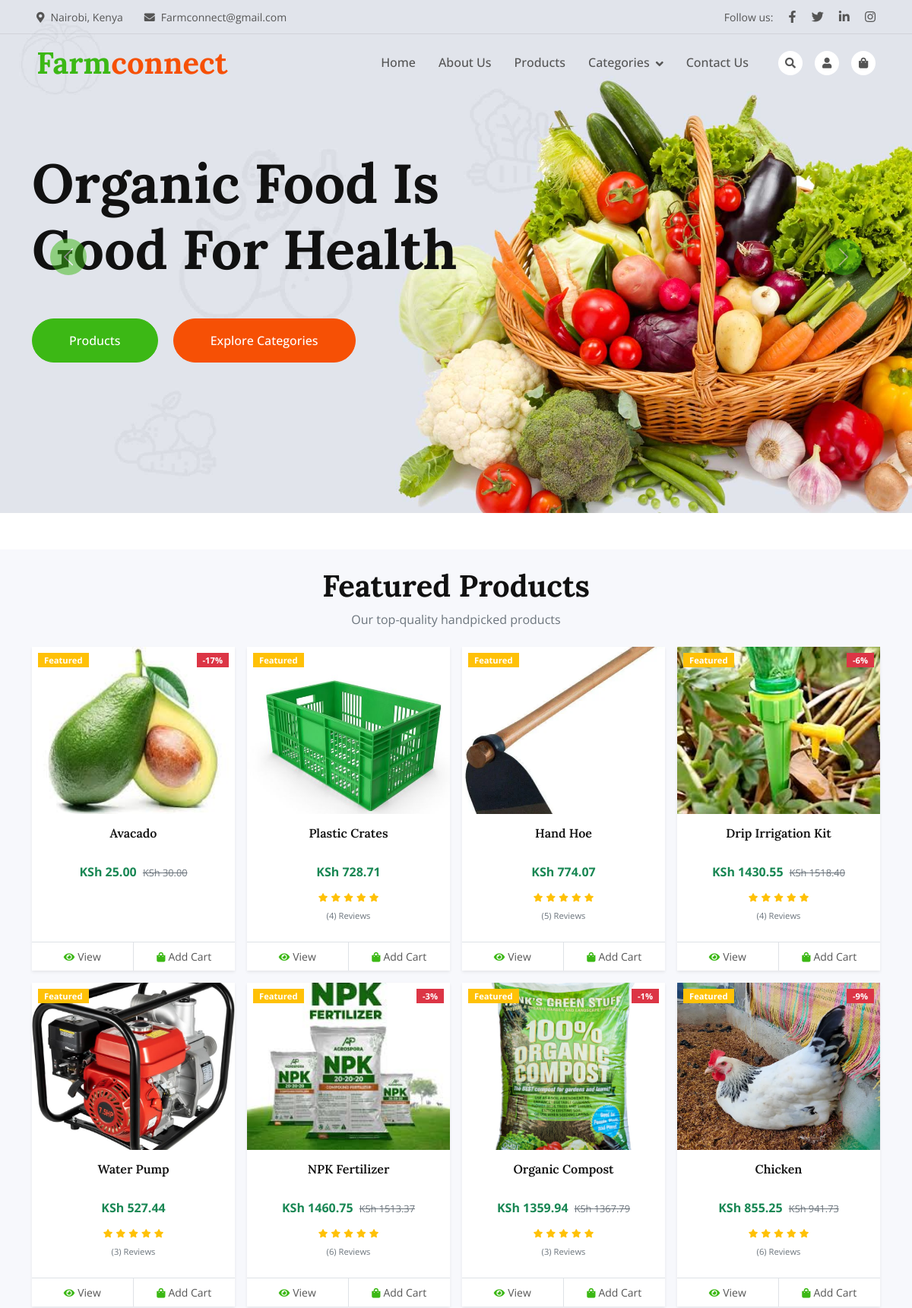
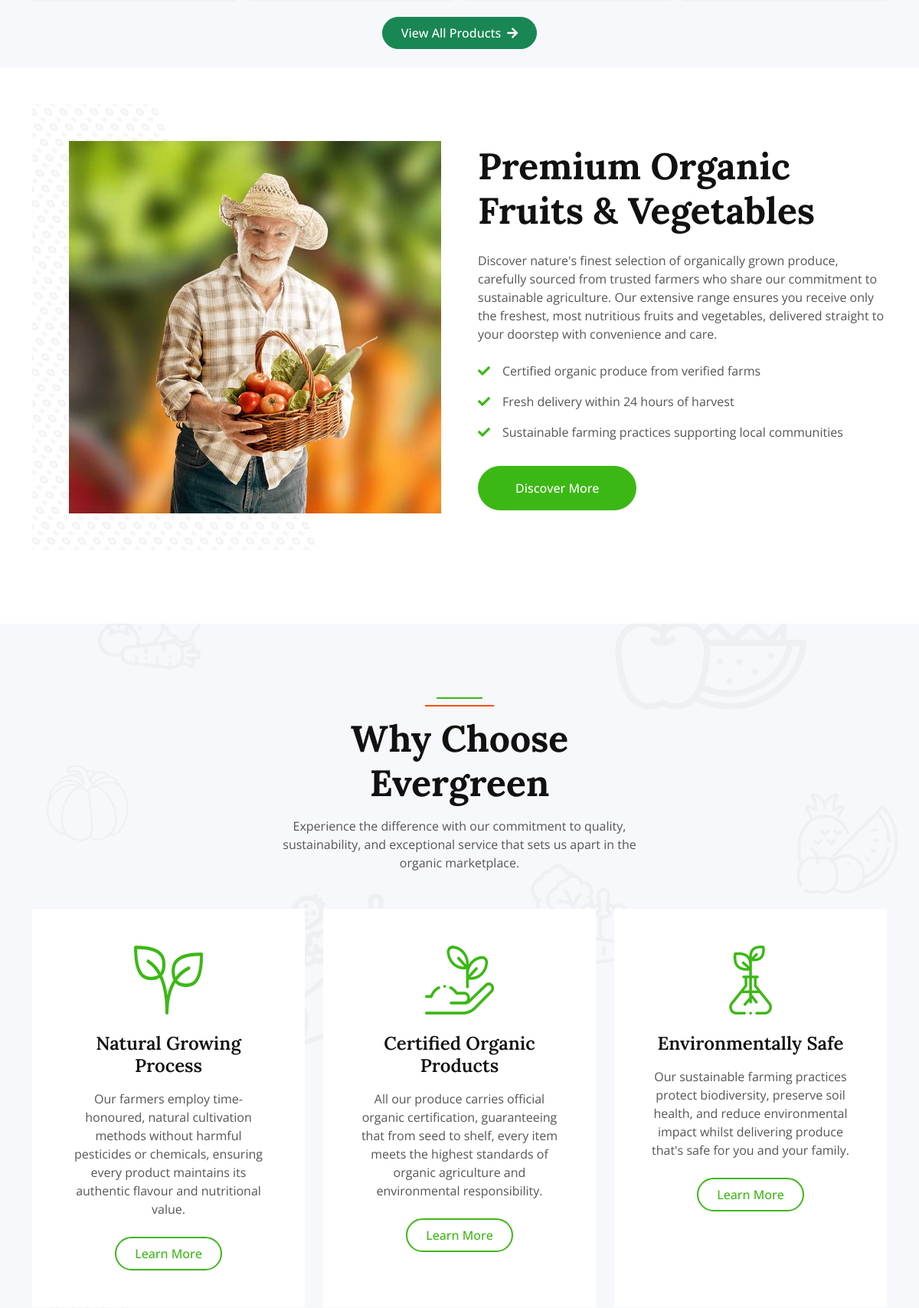
The page / (upper part) on the database its author committed (2 pictures, top to bottom).
### farmers_website/models.py (models this page shows, shortened)
class Product(models.Model):
    STOCK_STATUS_CHOICES = [
        ('in_stock', 'In Stock'),
        ('low_stock', 'Low Stock'),
        ('out_of_stock', 'Out of Stock'),
        ('pre_order', 'Pre-Order'),
    ]
    UNIT_CHOICES = [
        ('kg', 'Kilogram'),
        ('g', 'Gram'),
        ('ltr', 'Liter'),
        ('ml', 'Milliliter'),
        ('pc', 'Piece'),
        ('pack', 'Pack'),
        ('bag', 'Bag'),
        ('bottle', 'Bottle'),
        ('box', 'Box'),
        ('dozen', 'Dozen'),
        ('meter', 'Meter'),
        ('acre', 'Acre'),
    ]
    name = models.CharField(max_length=200)
    slug = models.SlugField(max_length=200, unique=True, blank=True)
    sku = models.CharField(max_length=100, unique=True, help_text='Stock Keeping Unit')
    description = models.TextField()
    short_description = models.CharField(max_length=300, blank=True)
    category = models.ForeignKey(Category, on_delete=models.CASCADE, related_name='products')
    subcategory = models.ForeignKey(SubCategory, on_delete=models.CASCADE, related_name='products', blank=True, null=True)
    brand = models.ForeignKey(Brand, on_delete=models.SET_NULL, null=True, blank=True, related_name='products')
    tags = models.ManyToManyField(Tag, blank=True, related_name='products')
    price = models.DecimalField(max_digits=10, decimal_places=2)
    discount_price = models.DecimalField(max_digits=10, decimal_places=2, blank=True, null=True)
    cost_price = models.DecimalField(max_digits=10, decimal_places=2, blank=True, null=True)
    stock_quantity = models.PositiveIntegerField(default=0)
    stock_status = models.CharField(max_length=20, choices=STOCK_STATUS_CHOICES, default='in_stock')
    low_stock_threshold = models.PositiveIntegerField(default=10)
    unit = models.CharField(max_length=20, choices=UNIT_CHOICES, default='pc')
    weight = models.DecimalField(max_digits=8, decimal_places=2, blank=True, null=True, help_text='Weight in kg')
    is_active = models.BooleanField(default=True)
    is_featured = models.BooleanField(default=False)
    is_organic = models.BooleanField(default=False)
    requires_prescription = models.BooleanField(default=False, help_text='For pesticides/veterinary products')
    meta_title = models.CharField(max_length=200, blank=True)
    meta_description = models.CharField(max_length=300, blank=True)
    meta_keywords = models.CharField(max_length=500, blank=True)
    created_at = models.DateTimeField(auto_now_add=True)
    updated_at = models.DateTimeField(auto_now=True)
    harvest_date = models.DateField(blank=True, null=True)
    expiry_date = models.DateField(blank=True, null=True)
    origin = models.CharField(max_length=100, blank=True, help_text='Farm/Region of origin')
    class Meta:
        ordering = ['-created_at']
        indexes = [
            models.Index(fields=['slug']),
            models.Index(fields=['sku']),
            models.Index(fields=['category', 'is_active']),
            models.Index(fields=['is_featured', 'is_active']),
        ]
    def get_absolute_url(self):
        return reverse('product_detail', kwargs={'slug': self.slug})
    @property
    def selling_price(self):
        return self.discount_price if self.discount_price else self.price
    @property
    def discount_percentage(self):
        if self.discount_price and self.discount_price < self.price:
            return round(((self.price - self.discount_price) / self.price) * 100)
        return 0
    @property
    def main_image(self):
        main_img = self.images.filter(is_main=True).first()
        return main_img.image if main_img else None

class ProductImage(models.Model):
    product = models.ForeignKey(Product, on_delete=models.CASCADE, related_name='images')
    image = models.ImageField(upload_to='products/')
    alt_text = models.CharField(max_length=200, blank=True)
    is_main = models.BooleanField(default=False)
    sort_order = models.PositiveIntegerField(default=0)
    created_at = models.DateTimeField(auto_now_add=True)
    class Meta:
        ordering = ['sort_order', 'created_at']

### farmers_website/views.py (the view)
# urls.py: path('', views.index, name='home'),
def index(request):
    featured_products = Product.objects.filter(
        is_featured=True,
        is_active=True,
        stock_status__in=['in_stock', 'low_stock']
    ).select_related('category', 'subcategory', 'brand').prefetch_related('images', 'tags')[:8]
    new_products = Product.objects.filter(
        is_active=True,
        stock_status__in=['in_stock', 'low_stock']
    ).select_related('category', 'subcategory', 'brand').prefetch_related('images', 'tags').order_by('-created_at')[:8]
    organic_products = Product.objects.filter(
        is_organic=True,
        is_active=True,
        stock_status__in=['in_stock', 'low_stock']
    ).select_related('category', 'subcategory', 'brand').prefetch_related('images', 'tags')[:8]
    categories = Category.objects.filter(is_active=True).annotate(
        product_count=Count('products', filter=Q(products__is_active=True))
    ).order_by('name')
    vegetables = Product.objects.filter(
        subcategory__name__icontains='vegetable',
        is_active=True,
        stock_status__in=['in_stock', 'low_stock']
    ).select_related('category', 'subcategory', 'brand').prefetch_related('images', 'tags')[:8]
    fruits = Product.objects.filter(
        subcategory__name__icontains='fruit',
        is_active=True,
        stock_status__in=['in_stock', 'low_stock']
    ).select_related('category', 'subcategory', 'brand').prefetch_related('images', 'tags')[:8]
    top_rated = Product.objects.filter(
        is_active=True,
        stock_status__in=['in_stock', 'low_stock']
    ).annotate(
        avg_rating=Avg('reviews__rating'),
        review_count=Count('reviews')
    ).filter(review_count__gte=1).order_by('-avg_rating')[:8]
    context = {
        'featured_products': featured_products,
        'new_products': new_products,
        'organic_products': organic_products,
        'vegetables': vegetables,
        'fruits': fruits,
        'top_rated': top_rated,
        'categories': categories,
    }
    return render(request, 'home.html', context)

### templates/home.html (shortened to what this page needs)
{% extends 'base.html' %}
{% load static %}
{% load product_extras %}
{% block content %}
    <div class="container-fluid p-0 mb-5 wow fadeIn" data-wow-delay="0.1s">
        <div id="header-carousel" class="carousel slide" data-bs-ride="carousel">
            <div class="carousel-inner">
                <div class="carousel-item active">
                    <img class="w-100" src="{% static 'img/carousel-1.jpg'%}" alt="Image">
                    <div class="carousel-caption">
                        <div class="container">
                            <div class="row justify-content-start">
                                <div class="col-lg-7">
                                    <h1 class="display-2 mb-5 animated slideInDown">Organic Food Is Good For Health</h1>
                                    <a href="{% url 'product_list' %}" class="btn btn-primary rounded-pill py-sm-3 px-sm-5">Products</a>
                                    <a href="#categories" class="btn btn-secondary rounded-pill py-sm-3 px-sm-5 ms-3">Explore Categories</a>
                                </div>
                            </div>
                        </div>
                    </div>
                </div>
            </div>
            <button class="carousel-control-prev" type="button" data-bs-target="#header-carousel"
                data-bs-slide="prev">
                <span class="carousel-control-prev-icon" aria-hidden="true"></span>
            </button>
            <button class="carousel-control-next" type="button" data-bs-target="#header-carousel"
                data-bs-slide="next">
                <span class="carousel-control-next-icon" aria-hidden="true"></span>
            </button>
        </div>
    </div>
<section class="container-xxl py-4 bg-light">
    <div class="container">
        <div class="text-center mb-4">
            <h2 class="display-6 mb-2">Featured Products</h2>
            <p class="text-muted">Our top-quality handpicked products</p>
        </div>
        <div class="row g-3">
            {% for product in featured_products %}
            <div class="col-xl-3 col-lg-4 col-md-6">
                <div class="product-item card h-100 border-0 shadow-sm">
                    <div class="position-relative product-image-container" style="height: 220px; overflow: hidden;">
                        {% if product.main_image %}
                        <img src="{{ product.main_image.url }}" class="card-img-top w-100 h-100" alt="{{ product.name }}" style="object-fit: cover;">
                        {% else %}
                        <div class="bg-light d-flex align-items-center justify-content-center h-100">
                            <i class="fas fa-image text-muted fs-2"></i>
                        </div>
                        {% endif %}
                        {% if product.is_featured %}
                        <span class="badge bg-warning position-absolute top-0 start-0 m-2 px-2 py-1" style="font-size: 0.7rem;">Featured</span>
                        {% endif %}
                        {% if product.discount_percentage %}
                        <span class="badge bg-danger position-absolute top-0 end-0 m-2 px-2 py-1" style="font-size: 0.7rem;">
                            -{{ product.discount_percentage }}%
                        </span>
                        {% elif not product.is_featured and product.is_organic %}
                        <span class="badge bg-success position-absolute top-0 end-0 m-2 px-2 py-1" style="font-size: 0.7rem;">Organic</span>
                        {% endif %}
                    </div>
                    <div class="card-body text-center p-3">
                        <h6 class="card-title mb-2" style="height: 40px; overflow: hidden; display: -webkit-box; -webkit-line-clamp: 2; -webkit-box-orient: vertical;">
                            <a href="{{ product.get_absolute_url }}" class="text-decoration-none text-dark">
                                {{ product.name }}
                            </a>
                        </h6>
                        <div class="price mb-2">
                            <span class="fw-bold text-success fs-6">KSh {{ product.selling_price }}</span>
                            {% if product.discount_price %}
                            <span class="text-muted text-decoration-line-through ms-1" style="font-size: 0.8rem;">KSh {{ product.price }}</span>
                            {% endif %}
                        </div>
                        {% if product.reviews.count %}
                        <div class="rating mb-2">
                            <div class="rating-stars">
                                {% for i in "12345"|make_list %}
                                <i class="fas fa-star text-warning" style="font-size: 0.7rem;"></i>
                                {% endfor %}
                            </div>
                            <small class="text-muted" style="font-size: 0.7rem;">({{ product.reviews.count }}) Reviews</small>
                        </div>
                        {% endif %}
                    </div>
                    <div class="d-flex border-top">
                        <small class="w-50 text-center border-end py-2">
                            <a class="text-body text-decoration-none" href="{{ product.get_absolute_url }}">
                                 <i class="fa fa-eye text-primary me-1" style="font-size: 0.8rem;"></i>View
                            </a>
                        </small>
                        <small class="w-50 text-center py-2">
                            <a class="text-body text-decoration-none" href="#" onclick="addToCart({{ product.id }})">
                               <i class="fa fa-shopping-bag text-primary me-1" style="font-size: 0.8rem;"></i>Add Cart
                            </a>
                        </small>
                   </div>
                </div>
            </div>
            {% endfor %}
        </div>
        <div class="text-center mt-4">
            <a href="{% url 'product_list' %}?featured=true" class="btn btn-success rounded-pill px-4 py-2">
                View All Products <i class="fas fa-arrow-right ms-1"></i>
            </a>
        </div>
    </div>
</section>
    <div class="container-xxl py-5">
        <div class="container">
            <div class="row g-5 align-items-center">
                <div class="col-lg-6 wow fadeIn" data-wow-delay="0.1s">
                    <div class="about-img position-relative overflow-hidden p-5 pe-0">
                        <img class="img-fluid w-100" src="{% static 'img/about.jpg'%}">
                    </div>
                </div>
                <div class="col-lg-6 wow fadeIn" data-wow-delay="0.5s">
                    <h1 class="display-5 mb-4">Premium Organic Fruits & Vegetables</h1>
                    <p class="mb-4">Discover nature's finest selection of organically grown produce, carefully sourced from trusted farmers who share our commitment to sustainable agriculture. Our extensive range ensures you receive only the freshest, most nutritious fruits and vegetables, delivered straight to your doorstep with convenience and care.</p>
                    <p><i class="fa fa-check text-primary me-3"></i>Certified organic produce from verified farms</p>
                    <p><i class="fa fa-check text-primary me-3"></i>Fresh delivery within 24 hours of harvest</p>
                    <p><i class="fa fa-check text-primary me-3"></i>Sustainable farming practices supporting local communities</p>
                    <a class="btn btn-primary rounded-pill py-3 px-5 mt-3" href="">Discover More</a>
                </div>
            </div>
        </div>
    </div>
    <div class="container-fluid bg-light bg-icon my-5 py-6">
        <div class="container">
            <div class="section-header text-center mx-auto mb-5 wow fadeInUp" data-wow-delay="0.1s" style="max-width: 500px;">
                <h1 class="display-5 mb-3">Why Choose Evergreen</h1>
                <p>Experience the difference with our commitment to quality, sustainability, and exceptional service that sets us apart in the organic marketplace.</p>
            </div>
            <div class="row g-4">
                <div class="col-lg-4 col-md-6 wow fadeInUp" data-wow-delay="0.1s">
                    <div class="bg-white text-center h-100 p-4 p-xl-5">
                        <img class="img-fluid mb-4" src="img/icon-1.png" alt="">
                        <h4 class="mb-3">Natural Growing Process</h4>
                        <p class="mb-4">Our farmers employ time-honoured, natural cultivation methods without harmful pesticides or chemicals, ensuring every product maintains its authentic flavour and nutritional value.</p>
                        <a class="btn btn-outline-primary border-2 py-2 px-4 rounded-pill" href="">Learn More</a>
                    </div>
                </div>
                <div class="col-lg-4 col-md-6 wow fadeInUp" data-wow-delay="0.3s">
                    <div class="bg-white text-center h-100 p-4 p-xl-5">
                        <img class="img-fluid mb-4" src="img/icon-2.png" alt="">
                        <h4 class="mb-3">Certified Organic Products</h4>
                        <p class="mb-4">All our produce carries official organic certification, guaranteeing that from seed to shelf, every item meets the highest standards of organic agriculture and environmental responsibility.</p>
                        <a class="btn btn-outline-primary border-2 py-2 px-4 rounded-pill" href="">Learn More</a>
                    </div>
                </div>
                <div class="col-lg-4 col-md-6 wow fadeInUp" data-wow-delay="0.5s">
                    <div class="bg-white text-center h-100 p-4 p-xl-5">
                        <img class="img-fluid mb-4" src="img/icon-3.png" alt="">
                        <h4 class="mb-3">Environmentally Safe</h4>
                        <p class="mb-4">Our sustainable farming practices protect biodiversity, preserve soil health, and reduce environmental impact whilst delivering produce that's safe for you and your family.</p>
                        <a class="btn btn-outline-primary border-2 py-2 px-4 rounded-pill" href="">Learn More</a>
                    </div>
                </div>
            </div>
        </div>
    </div>
{% endblock %}

### rows shown on the page
Product: main_image (picture), is_featured "Featured", discount_percentage "17", name "Avacado", selling_price "25.00", price "30.00"
Product: main_image (picture), is_featured "Featured", name "Plastic Crates", selling_price "728.71", reviews.count "4"
Product: main_image (picture), is_featured "Featured", name "Hand Hoe", selling_price "774.07", reviews.count "5"
Product: main_image (picture), is_featured "Featured", discount_percentage "6", name "Drip Irrigation Kit", selling_price "1430.55", price "1518.40", reviews.count "4"
Product: main_image (picture), is_featured "Featured", name "Water Pump", selling_price "527.44", reviews.count "3"
Product: main_image (picture), is_featured "Featured", discount_percentage "3", name "NPK Fertilizer", selling_price "1460.75", price "1513.37", reviews.count "6"
Product: main_image (picture), is_featured "Featured", discount_percentage "1", name "Organic Compost", selling_price "1359.94", price "1367.79", reviews.count "3"
Product: main_image (picture), is_featured "Featured", discount_percentage "9", name "Chicken", selling_price "855.25", price "941.73", reviews.count "6"
